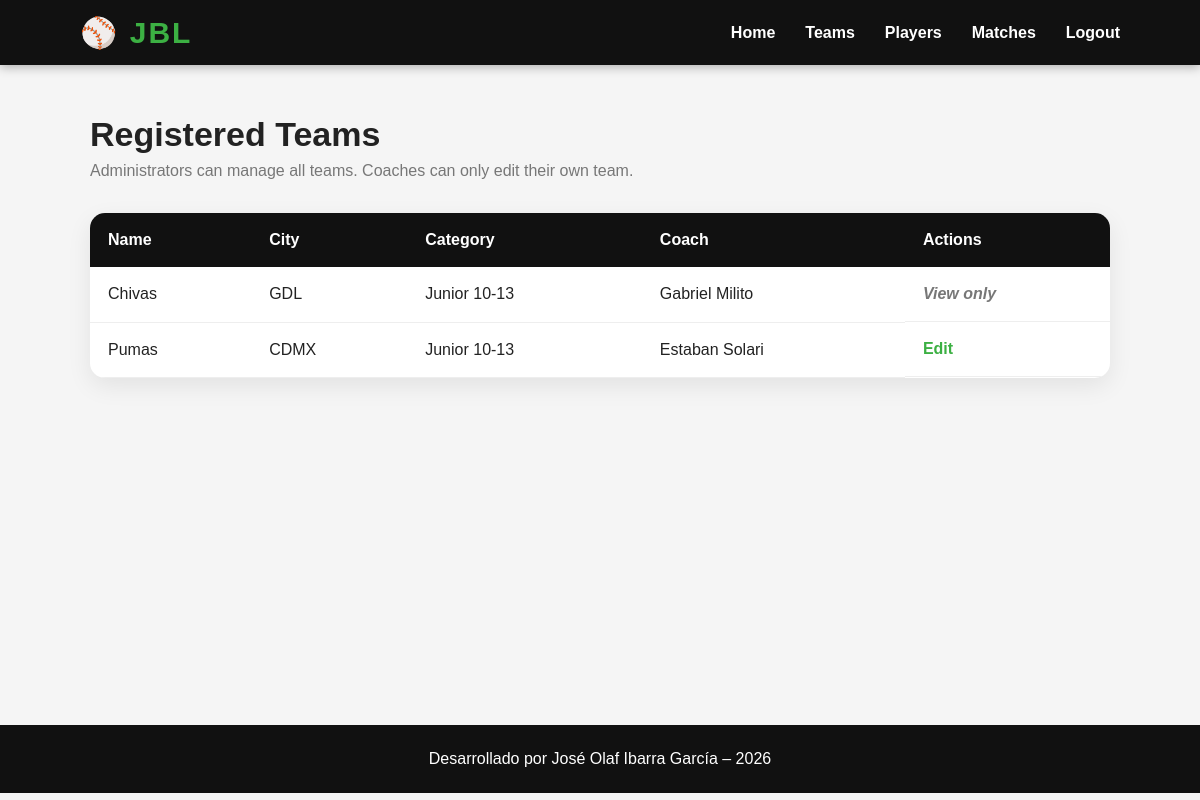
The page /league/teams/ (signed in) on the database its author committed.
### apps/league/models.py (models this page shows, shortened)
class Team(models.Model):
    CATEGORY_CHOICES = [
        ("STARTER", "Starter 6-9"),
        ("JUNIOR", "Junior 10-13"),
        ("UPPER", "Upper 14-17"),
    ]
    name = models.CharField(
        max_length=100,
        unique=True
    )
    city = models.CharField(
        max_length=100
    )
    owner = models.ForeignKey(
        User,
        on_delete=models.CASCADE,
        related_name="teams"
    )
    category = models.CharField(
        max_length=10,
        choices=CATEGORY_CHOICES,
        default="STARTER"
    )
    @property
    def coach_name(self):
        full_name = self.owner.get_full_name().strip()
        return full_name if full_name else self.owner.username

### apps/league/views.py (the view)
# urls.py: path("teams/", views.TeamListView.as_view(), name="team_list"),
class TeamListView(LoginRequiredMixin, ListView):
    model = Team
    template_name = "league/team_list.html"
    context_object_name = "teams"
    def get_queryset(self):
        return Team.objects.select_related("owner").all().order_by("name")

### apps/league/templates/league/team_list.html (shortened to what this page needs)
{% extends "league/base.html" %}
{% block content %}
<section class="container">
    <div class="table-header">
        <div>
            <h1>Registered Teams</h1>
            <p class="table-subtitle">
                Administrators can manage all teams. Coaches can only edit their own team.
            </p>
        </div>
    </div>
    <div class="table-wrapper">
        <table class="styled-table">
            <thead>
                <tr>
                    <th>Name</th>
                    <th>City</th>
                    <th>Category</th>
                    <th>Coach</th>
                    <th>Actions</th>
                </tr>
            </thead>
            <tbody>
                {% for team in teams %}
                <tr>
                    <td>{{ team.name }}</td>
                    <td>{{ team.city }}</td>
                    <td>{{ team.get_category_display }}</td>
                    <td>{{ team.coach_name }}</td>
                    <td class="actions">
                        {% if user.is_superuser %}
                            <a href="{% url 'team_update' team.pk %}" class="edit-link">Edit</a>
                            <a href="{% url 'team_delete' team.pk %}" class="delete-link">Delete</a>
                        {% elif user.is_staff and team.owner == user %}
                            <a href="{% url 'team_update' team.pk %}" class="edit-link">Edit</a>
                        {% else %}
                            <span class="no-action">View only</span>
                        {% endif %}
                    </td>
                </tr>
                {% empty %}
                <tr>
                    <td colspan="5" class="empty-state">No teams registered yet.</td>
                </tr>
                {% endfor %}
            </tbody>
        </table>
    </div>
</section>
{% endblock %}

### apps/league/static/league/css/style.css (style rules this page uses)
* { margin:0; padding:0; box-sizing:border-box; font-family:Arial, Helvetica, sans-serif; }
body { background:#f5f5f5; color:#222; }
.container { width:85%; margin:50px auto; }
.table-header { display:flex; justify-content:space-between; align-items:center; margin-bottom:30px; flex-wrap:wrap; gap:20px; }
.table-header h1 { font-size:34px; color:#222; }
.table-subtitle { color:#777; margin-top:5px; line-height:1.5; }
.table-wrapper { background:white; border-radius:15px; overflow-x:auto; overflow-y:hidden; box-shadow:0 8px 25px rgba(0,0,0,.08); }
.styled-table { width:100%; border-collapse:collapse; min-width:900px; }
.styled-table th { background:#111; color:white; padding:18px; text-align:left; }
.styled-table td { padding:18px; border-bottom:1px solid #eee; vertical-align:middle; }
.styled-table tbody tr { transition:.2s; }
.actions { display:flex; gap:15px; flex-wrap:wrap; align-items:center; }
.edit-link { color:#3cb043; text-decoration:none; font-weight:bold; }
.no-action { color:#777; font-style:italic; font-weight:bold; }

### rows shown on the page
Team: name "Chivas", city "GDL", category "Junior 10-13", coach_name "Gabriel Milito", shows "View only"
Team: name "Pumas", city "CDMX", category "Junior 10-13", coach_name "Estaban Solari", shows "Edit"
